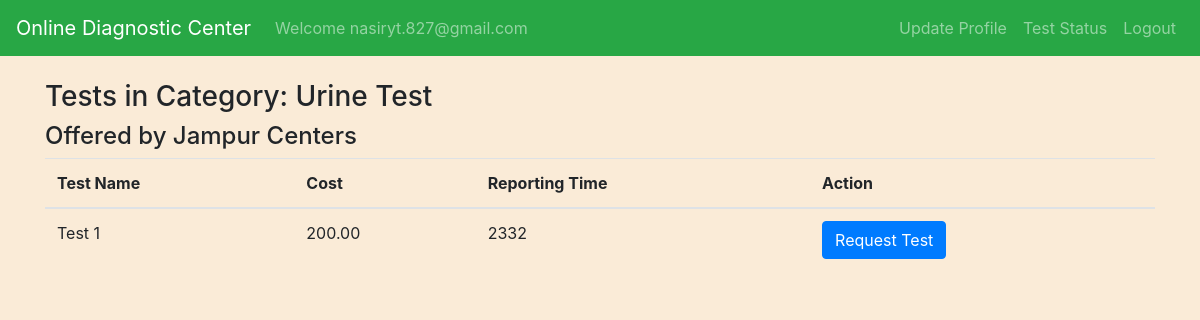
The page /view_tests_in_category.php?center_id=2&category_id=9 (signed in) on the database its author committed.
### tables this page shows
CREATE TABLE `test_categories` (
  `category_id` int(11) NOT NULL,
  `category_name` varchar(100) NOT NULL,
  `center_id` int(11) DEFAULT NULL
);

CREATE TABLE `diagnostic_centers` (
  `center_id` int(11) NOT NULL,
  `center_name` varchar(255) NOT NULL,
  `location` varchar(255) NOT NULL,
  `contact_details` varchar(255) NOT NULL,
  `manager_id` int(11) DEFAULT NULL,
  `created_at` timestamp NOT NULL DEFAULT current_timestamp(),
  `updated_at` timestamp NOT NULL DEFAULT current_timestamp() ON UPDATE current_timestamp()
);

CREATE TABLE `test_details` (
  `test_id` int(11) NOT NULL,
  `test_name` varchar(100) NOT NULL,
  `category_id` int(11) DEFAULT NULL,
  `cost` decimal(10,2) DEFAULT NULL,
  `reporting_time` varchar(50) DEFAULT NULL,
  `category_name` varchar(255) DEFAULT NULL
);

### view_tests_in_category.php (the view, shortened to what this page needs)
<?php
include('config.php');
$centerId = $_GET['center_id'];
$categoryID = $_GET['category_id'];
$centerQuery = "SELECT * FROM diagnostic_centers WHERE center_id = $centerId";
$centerResult = mysqli_query($conn, $centerQuery);
$center = mysqli_fetch_assoc($centerResult);
$categoryQuery = "SELECT category_name FROM test_categories WHERE category_id = $categoryID AND center_id = $centerId";
$categoryResult = mysqli_query($conn, $categoryQuery);
$category = mysqli_fetch_assoc($categoryResult);
$testsQuery = "SELECT * FROM test_details WHERE category_id = $categoryID";
$testsResult = mysqli_query($conn, $testsQuery);
?>
<!DOCTYPE html>
<html>
<head>
    <link rel="stylesheet" href="https://stackpath.bootstrapcdn.com/bootstrap/4.3.1/css/bootstrap.min.css">
</head>
<body>
<?php
include('navbar.php');
?>
<div class="container mt-4">
    <h3>Tests in Category: <?php echo $category['category_name']; ?></h3>
    <h4>Offered by <?php echo $center['center_name']; ?></h4>
    <table class="table">
        <thead>
        <tr>
            <th>Test Name</th>
            <th>Cost</th>
            <th>Reporting Time</th>
            <th>Action</th>
        </tr>
        </thead>
        <tbody>
        <?php while ($test = mysqli_fetch_assoc($testsResult)) { ?>
            <tr>
                <td><?php echo $test['test_name']; ?></td>
                <td><?php echo $test['cost']; ?></td>
                <td><?php echo $test['reporting_time']; ?></td>
                <td>
                    <a href="request_test.php?test_id=<?php echo $test['test_id']; ?>&center_id=<?php echo $centerId; ?>&category_id=<?php echo $categoryID; ?>"
                       class="btn btn-primary">Request Test</a>
                </td>
            </tr>
        <?php } ?>
        </tbody>
    </table>
</div>
</body>
</html>

### view_tests_in_category.php (style rules this page uses)
body { background-color: antiquewhite; }

### rows shown on the page
test_categories: category_name "Urine Test"
diagnostic_centers: center_name "Jampur Centers"
test_details: test_name "Test 1", cost "200.00", reporting_time "2332"

### other values the page prints
$_SESSION['email'] "nasiryt.827@gmail.com"
